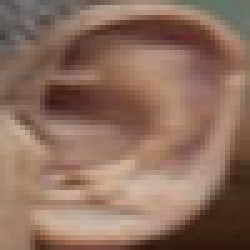
#> input picture ear.jpg, 50 x 50 px (shown 5 times larger)
$ python extractor.py ../../ear.jpg
#> lines starting #> are read from the running program, lines starting #| are printed output that depends on the picture
#> further down, img is the input picture: shape (50, 50, 3); mean B, G, R 94.5, 110.6, 141.9
import cv2, sys
from skimage import feature
import numpy as np

class Pix2Pix:
	def __init__(self, resize=100):
		self.resize=resize

	def extract(self, img):
		img = cv2.cvtColor(img, cv2.COLOR_BGR2GRAY)
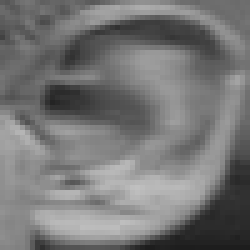
#> img: shape (50, 50) (shown 5 times larger); min 29, max 192, mean 118.1
		img = cv2.resize(img, (self.resize, self.resize))
#> img: shape (100, 100)

		img = img.ravel()
#> img = 10000 values, max 191 at index 7554, min 29 at index 9959, mean 118.1

		return img

if __name__ == '__main__':
	fname = sys.argv[1]
	img = cv2.imread(fname)
	extractor = Pix2Pix()
	features = extractor.extract(img)
#> features has the same summary as img in extract
	print(features)
#> (printed output is left out)
